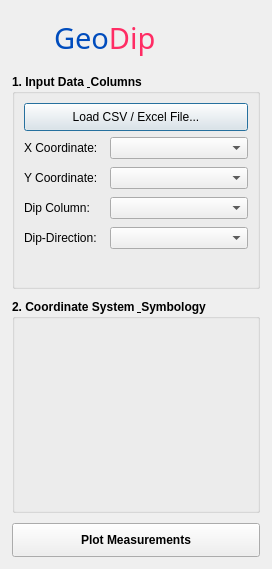
<?xml version="1.0" encoding="UTF-8"?>
<ui version="4.0">
 <class>GeoDipDialogBase</class>
 <widget class="QDialog" name="GeoDipDialogBase">
  <property name="geometry">
   <rect>
    <x>0</x>
    <y>0</y>
    <width>272</width>
    <height>569</height>
   </rect>
  </property>
  <property name="windowTitle">
   <string>GeoDip - Structural Geology Plotter</string>
  </property>
  <layout class="QVBoxLayout" name="verticalLayout_main">
   <property name="spacing">
    <number>10</number>
   </property>
   <property name="leftMargin">
    <number>12</number>
   </property>
   <property name="topMargin">
    <number>12</number>
   </property>
   <property name="rightMargin">
    <number>12</number>
   </property>
   <property name="bottomMargin">
    <number>12</number>
   </property>
   <item>
    <layout class="QHBoxLayout" name="horizontalLayout_header">
     <item>
      <spacer name="horizontalSpacer_left">
       <property name="orientation">
        <enum>Qt::Horizontal</enum>
       </property>
       <property name="sizeHint" stdset="0">
        <size>
         <width>20</width>
         <height>20</height>
        </size>
       </property>
      </spacer>
     </item>
     <item>
      <widget class="QLabel" name="label_5">
       <property name="font">
        <font>
         <family>Bauhaus 93</family>
         <pointsize>22</pointsize>
         <weight>50</weight>
         <bold>false</bold>
        </font>
       </property>
       <property name="cursor">
        <cursorShape>CrossCursor</cursorShape>
       </property>
       <property name="text">
        <string>&lt;html&gt;&lt;head/&gt;&lt;body&gt;&lt;p&gt;&lt;span style=&quot; color:#004cbd;&quot;&gt;Geo&lt;/span&gt;&lt;span style=&quot; color:#ff2c64;&quot;&gt;Dip&lt;/span&gt;&lt;/p&gt;&lt;/body&gt;&lt;/html&gt;</string>
       </property>
      </widget>
     </item>
     <item>
      <widget class="QLabel" name="lbl_logo">
       <property name="minimumSize">
        <size>
         <width>52</width>
         <height>52</height>
        </size>
       </property>
       <property name="maximumSize">
        <size>
         <width>52</width>
         <height>52</height>
        </size>
       </property>
       <property name="cursor">
        <cursorShape>PointingHandCursor</cursorShape>
       </property>
       <property name="text">
        <string/>
       </property>
       <property name="scaledContents">
        <bool>true</bool>
       </property>
      </widget>
     </item>
     <item>
      <spacer name="horizontalSpacer_right">
       <property name="orientation">
        <enum>Qt::Horizontal</enum>
       </property>
       <property name="sizeHint" stdset="0">
        <size>
         <width>20</width>
         <height>20</height>
        </size>
       </property>
      </spacer>
     </item>
    </layout>
   </item>
   <item>
    <widget class="QGroupBox" name="group_datos">
     <property name="font">
      <font>
       <weight>75</weight>
       <bold>true</bold>
      </font>
     </property>
     <property name="title">
      <string>1. Input Data &amp; Columns</string>
     </property>
     <layout class="QVBoxLayout" name="verticalLayout_datos">
      <item>
       <widget class="QPushButton" name="btn_cargar">
        <property name="minimumSize">
         <size>
          <width>0</width>
          <height>28</height>
         </size>
        </property>
        <property name="font">
         <font>
          <weight>50</weight>
          <bold>false</bold>
         </font>
        </property>
        <property name="text">
         <string>Load CSV / Excel File...</string>
        </property>
       </widget>
      </item>
      <item>
       <layout class="QFormLayout" name="formLayout_columnas">
        <property name="horizontalSpacing">
         <number>12</number>
        </property>
        <property name="verticalSpacing">
         <number>8</number>
        </property>
        <item row="0" column="0">
         <widget class="QLabel" name="label">
          <property name="font">
           <font>
            <weight>50</weight>
            <bold>false</bold>
           </font>
          </property>
          <property name="text">
           <string>X Coordinate:</string>
          </property>
         </widget>
        </item>
        <item row="0" column="1">
         <widget class="QComboBox" name="combo_x">
          <property name="font">
           <font>
            <weight>50</weight>
            <bold>false</bold>
           </font>
          </property>
         </widget>
        </item>
        <item row="1" column="0">
         <widget class="QLabel" name="label_2">
          <property name="font">
           <font>
            <weight>50</weight>
            <bold>false</bold>
           </font>
          </property>
          <property name="text">
           <string>Y Coordinate:</string>
          </property>
         </widget>
        </item>
        <item row="1" column="1">
         <widget class="QComboBox" name="combo_y">
          <property name="font">
           <font>
            <weight>50</weight>
            <bold>false</bold>
           </font>
          </property>
         </widget>
        </item>
        <item row="2" column="0">
         <widget class="QLabel" name="label_3">
          <property name="font">
           <font>
            <weight>50</weight>
            <bold>false</bold>
           </font>
          </property>
          <property name="text">
           <string>Dip Column:</string>
          </property>
         </widget>
        </item>
        <item row="2" column="1">
         <widget class="QComboBox" name="combo_dip">
          <property name="font">
           <font>
            <weight>50</weight>
            <bold>false</bold>
           </font>
          </property>
         </widget>
        </item>
        <item row="3" column="0">
         <widget class="QLabel" name="label_4">
          <property name="font">
           <font>
            <weight>50</weight>
            <bold>false</bold>
           </font>
          </property>
          <property name="text">
           <string>Dip-Direction:</string>
          </property>
         </widget>
        </item>
        <item row="3" column="1">
         <widget class="QComboBox" name="combo_dip_dir">
          <property name="font">
           <font>
            <weight>50</weight>
            <bold>false</bold>
           </font>
          </property>
         </widget>
        </item>
       </layout>
      </item>
     </layout>
    </widget>
   </item>
   <item>
    <widget class="QGroupBox" name="group_estilos">
     <property name="font">
      <font>
       <weight>75</weight>
       <bold>true</bold>
      </font>
     </property>
     <property name="title">
      <string>2. Coordinate System &amp; Symbology</string>
     </property>
     <layout class="QVBoxLayout" name="verticalLayout_estilos">
      <property name="leftMargin">
       <number>4</number>
      </property>
      <property name="topMargin">
       <number>4</number>
      </property>
      <property name="rightMargin">
       <number>4</number>
      </property>
      <property name="bottomMargin">
       <number>4</number>
      </property>
      <item>
       <widget class="QWidget" name="contenedor_crs" native="true">
        <property name="font">
         <font>
          <weight>50</weight>
          <bold>false</bold>
         </font>
        </property>
       </widget>
      </item>
     </layout>
    </widget>
   </item>
   <item>
    <widget class="QPushButton" name="btn_plotear">
     <property name="minimumSize">
      <size>
       <width>0</width>
       <height>34</height>
      </size>
     </property>
     <property name="font">
      <font>
       <pointsize>9</pointsize>
       <weight>75</weight>
       <bold>true</bold>
      </font>
     </property>
     <property name="text">
      <string>Plot Measurements</string>
     </property>
    </widget>
   </item>
  </layout>
 </widget>
 <resources/>
 <connections/>
</ui>
